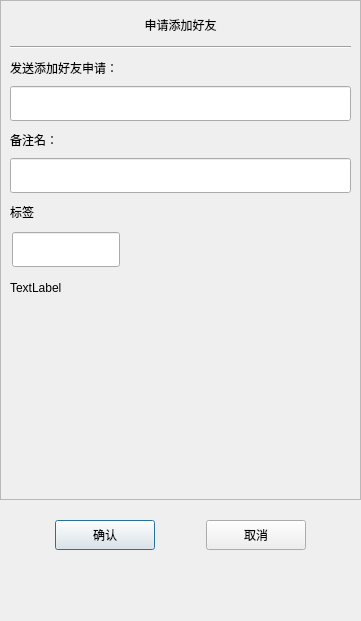
<?xml version="1.0" encoding="UTF-8"?>
<ui version="4.0">
 <class>ApplyFriend</class>
 <widget class="QDialog" name="ApplyFriend">
  <property name="geometry">
   <rect>
    <x>0</x>
    <y>0</y>
    <width>361</width>
    <height>621</height>
   </rect>
  </property>
  <property name="minimumSize">
   <size>
    <width>361</width>
    <height>621</height>
   </size>
  </property>
  <property name="maximumSize">
   <size>
    <width>361</width>
    <height>621</height>
   </size>
  </property>
  <property name="windowTitle">
   <string>Dialog</string>
  </property>
  <layout class="QVBoxLayout" name="verticalLayout">
   <property name="spacing">
    <number>0</number>
   </property>
   <property name="leftMargin">
    <number>0</number>
   </property>
   <property name="topMargin">
    <number>0</number>
   </property>
   <property name="rightMargin">
    <number>0</number>
   </property>
   <property name="bottomMargin">
    <number>0</number>
   </property>
   <item>
    <widget class="QScrollArea" name="scrollArea">
     <property name="minimumSize">
      <size>
       <width>0</width>
       <height>500</height>
      </size>
     </property>
     <property name="widgetResizable">
      <bool>true</bool>
     </property>
     <widget class="QWidget" name="scrollcontent">
      <property name="geometry">
       <rect>
        <x>0</x>
        <y>0</y>
        <width>359</width>
        <height>498</height>
       </rect>
      </property>
      <layout class="QVBoxLayout" name="verticalLayout_2">
       <property name="spacing">
        <number>0</number>
       </property>
       <property name="leftMargin">
        <number>0</number>
       </property>
       <property name="topMargin">
        <number>11</number>
       </property>
       <property name="rightMargin">
        <number>0</number>
       </property>
       <property name="bottomMargin">
        <number>11</number>
       </property>
       <item>
        <widget class="QLabel" name="apply_lb">
         <property name="minimumSize">
          <size>
           <width>0</width>
           <height>25</height>
          </size>
         </property>
         <property name="maximumSize">
          <size>
           <width>16777215</width>
           <height>25</height>
          </size>
         </property>
         <property name="text">
          <string>申请添加好友</string>
         </property>
         <property name="alignment">
          <set>Qt::AlignmentFlag::AlignCenter</set>
         </property>
        </widget>
       </item>
       <item>
        <widget class="QWidget" name="apply_wid" native="true">
         <layout class="QVBoxLayout" name="verticalLayout_3">
          <item>
           <widget class="Line" name="line">
            <property name="orientation">
             <enum>Qt::Orientation::Horizontal</enum>
            </property>
           </widget>
          </item>
          <item>
           <widget class="QLabel" name="label">
            <property name="minimumSize">
             <size>
              <width>0</width>
              <height>25</height>
             </size>
            </property>
            <property name="maximumSize">
             <size>
              <width>16777215</width>
              <height>25</height>
             </size>
            </property>
            <property name="text">
             <string>发送添加好友申请：</string>
            </property>
           </widget>
          </item>
          <item>
           <widget class="CustomizeEdit" name="name_ed">
            <property name="minimumSize">
             <size>
              <width>0</width>
              <height>35</height>
             </size>
            </property>
            <property name="maximumSize">
             <size>
              <width>16777215</width>
              <height>35</height>
             </size>
            </property>
           </widget>
          </item>
          <item>
           <widget class="QLabel" name="label_2">
            <property name="minimumSize">
             <size>
              <width>0</width>
              <height>25</height>
             </size>
            </property>
            <property name="maximumSize">
             <size>
              <width>16777215</width>
              <height>25</height>
             </size>
            </property>
            <property name="text">
             <string>备注名：</string>
            </property>
           </widget>
          </item>
          <item>
           <widget class="CustomizeEdit" name="back_ed">
            <property name="minimumSize">
             <size>
              <width>0</width>
              <height>35</height>
             </size>
            </property>
            <property name="maximumSize">
             <size>
              <width>16777215</width>
              <height>35</height>
             </size>
            </property>
           </widget>
          </item>
          <item>
           <widget class="QLabel" name="label_3">
            <property name="minimumSize">
             <size>
              <width>0</width>
              <height>25</height>
             </size>
            </property>
            <property name="maximumSize">
             <size>
              <width>16777215</width>
              <height>25</height>
             </size>
            </property>
            <property name="text">
             <string>标签</string>
            </property>
           </widget>
          </item>
          <item>
           <widget class="QWidget" name="lb_group_wid" native="true">
            <property name="minimumSize">
             <size>
              <width>0</width>
              <height>50</height>
             </size>
            </property>
            <layout class="QVBoxLayout" name="verticalLayout_4">
             <property name="spacing">
              <number>0</number>
             </property>
             <property name="leftMargin">
              <number>0</number>
             </property>
             <property name="topMargin">
              <number>0</number>
             </property>
             <property name="rightMargin">
              <number>0</number>
             </property>
             <property name="bottomMargin">
              <number>0</number>
             </property>
             <item>
              <widget class="QWidget" name="grid_widget" native="true">
               <property name="minimumSize">
                <size>
                 <width>0</width>
                 <height>40</height>
                </size>
               </property>
               <property name="maximumSize">
                <size>
                 <width>16777215</width>
                 <height>40</height>
                </size>
               </property>
               <widget class="QLineEdit" name="lb_ed">
                <property name="geometry">
                 <rect>
                  <x>2</x>
                  <y>2</y>
                  <width>108</width>
                  <height>35</height>
                 </rect>
                </property>
                <property name="maximumSize">
                 <size>
                  <width>16777215</width>
                  <height>35</height>
                 </size>
                </property>
               </widget>
              </widget>
             </item>
             <item>
              <widget class="QWidget" name="input_wid" native="true">
               <property name="minimumSize">
                <size>
                 <width>0</width>
                 <height>35</height>
                </size>
               </property>
               <property name="maximumSize">
                <size>
                 <width>16777215</width>
                 <height>35</height>
                </size>
               </property>
               <layout class="QVBoxLayout" name="verticalLayout_5">
                <property name="spacing">
                 <number>0</number>
                </property>
                <property name="leftMargin">
                 <number>0</number>
                </property>
                <property name="topMargin">
                 <number>0</number>
                </property>
                <property name="rightMargin">
                 <number>0</number>
                </property>
                <property name="bottomMargin">
                 <number>0</number>
                </property>
                <item>
                 <widget class="ClickedOnceLabel" name="tip_lb">
                  <property name="text">
                   <string>TextLabel</string>
                  </property>
                 </widget>
                </item>
               </layout>
              </widget>
             </item>
             <item>
              <widget class="QWidget" name="widget" native="true">
               <property name="minimumSize">
                <size>
                 <width>0</width>
                 <height>60</height>
                </size>
               </property>
               <layout class="QHBoxLayout" name="horizontalLayout_2">
                <property name="spacing">
                 <number>7</number>
                </property>
                <property name="leftMargin">
                 <number>0</number>
                </property>
                <property name="topMargin">
                 <number>0</number>
                </property>
                <property name="rightMargin">
                 <number>0</number>
                </property>
                <property name="bottomMargin">
                 <number>0</number>
                </property>
                <item>
                 <widget class="QWidget" name="lb_list" native="true">
                  <property name="minimumSize">
                   <size>
                    <width>287</width>
                    <height>50</height>
                   </size>
                  </property>
                  <property name="maximumSize">
                   <size>
                    <width>287</width>
                    <height>16777215</height>
                   </size>
                  </property>
                 </widget>
                </item>
                <item>
                 <widget class="QWidget" name="more_lb_wid" native="true">
                  <layout class="QVBoxLayout" name="verticalLayout_6">
                   <item>
                    <spacer name="verticalSpacer_3">
                     <property name="orientation">
                      <enum>Qt::Orientation::Vertical</enum>
                     </property>
                     <property name="sizeHint" stdset="0">
                      <size>
                       <width>20</width>
                       <height>40</height>
                      </size>
                     </property>
                    </spacer>
                   </item>
                   <item>
                    <widget class="ClickedOnceLabel" name="more_lb">
                     <property name="minimumSize">
                      <size>
                       <width>25</width>
                       <height>25</height>
                      </size>
                     </property>
                     <property name="maximumSize">
                      <size>
                       <width>25</width>
                       <height>25</height>
                      </size>
                     </property>
                     <property name="text">
                      <string/>
                     </property>
                    </widget>
                   </item>
                   <item>
                    <spacer name="verticalSpacer_4">
                     <property name="orientation">
                      <enum>Qt::Orientation::Vertical</enum>
                     </property>
                     <property name="sizeHint" stdset="0">
                      <size>
                       <width>20</width>
                       <height>40</height>
                      </size>
                     </property>
                    </spacer>
                   </item>
                  </layout>
                 </widget>
                </item>
               </layout>
              </widget>
             </item>
            </layout>
           </widget>
          </item>
         </layout>
        </widget>
       </item>
      </layout>
     </widget>
    </widget>
   </item>
   <item>
    <spacer name="verticalSpacer_2">
     <property name="orientation">
      <enum>Qt::Orientation::Vertical</enum>
     </property>
     <property name="sizeType">
      <enum>QSizePolicy::Policy::Fixed</enum>
     </property>
     <property name="sizeHint" stdset="0">
      <size>
       <width>20</width>
       <height>10</height>
      </size>
     </property>
    </spacer>
   </item>
   <item>
    <widget class="QWidget" name="apply_sure_wid" native="true">
     <property name="minimumSize">
      <size>
       <width>0</width>
       <height>50</height>
      </size>
     </property>
     <layout class="QHBoxLayout" name="horizontalLayout">
      <item>
       <spacer name="horizontalSpacer">
        <property name="orientation">
         <enum>Qt::Orientation::Horizontal</enum>
        </property>
        <property name="sizeHint" stdset="0">
         <size>
          <width>40</width>
          <height>20</height>
         </size>
        </property>
       </spacer>
      </item>
      <item>
       <widget class="ClickedBtn" name="sure_btn">
        <property name="minimumSize">
         <size>
          <width>100</width>
          <height>30</height>
         </size>
        </property>
        <property name="text">
         <string>确认</string>
        </property>
       </widget>
      </item>
      <item>
       <spacer name="horizontalSpacer_3">
        <property name="orientation">
         <enum>Qt::Orientation::Horizontal</enum>
        </property>
        <property name="sizeHint" stdset="0">
         <size>
          <width>40</width>
          <height>20</height>
         </size>
        </property>
       </spacer>
      </item>
      <item>
       <widget class="ClickedBtn" name="cancel_btn">
        <property name="minimumSize">
         <size>
          <width>100</width>
          <height>30</height>
         </size>
        </property>
        <property name="text">
         <string>取消</string>
        </property>
       </widget>
      </item>
      <item>
       <spacer name="horizontalSpacer_2">
        <property name="orientation">
         <enum>Qt::Orientation::Horizontal</enum>
        </property>
        <property name="sizeHint" stdset="0">
         <size>
          <width>40</width>
          <height>20</height>
         </size>
        </property>
       </spacer>
      </item>
     </layout>
    </widget>
   </item>
   <item>
    <spacer name="verticalSpacer">
     <property name="orientation">
      <enum>Qt::Orientation::Vertical</enum>
     </property>
     <property name="sizeHint" stdset="0">
      <size>
       <width>20</width>
       <height>40</height>
      </size>
     </property>
    </spacer>
   </item>
  </layout>
 </widget>
 <customwidgets>
  <customwidget>
   <class>ClickedBtn</class>
   <extends>QPushButton</extends>
   <header>clickedbtn.h</header>
  </customwidget>
  <customwidget>
   <class>CustomizeEdit</class>
   <extends>QLineEdit</extends>
   <header>customizeedit.h</header>
  </customwidget>
  <customwidget>
   <class>ClickedOnceLabel</class>
   <extends>QLabel</extends>
   <header>clickedoncelabel.h</header>
  </customwidget>
 </customwidgets>
 <resources/>
 <connections/>
</ui>
